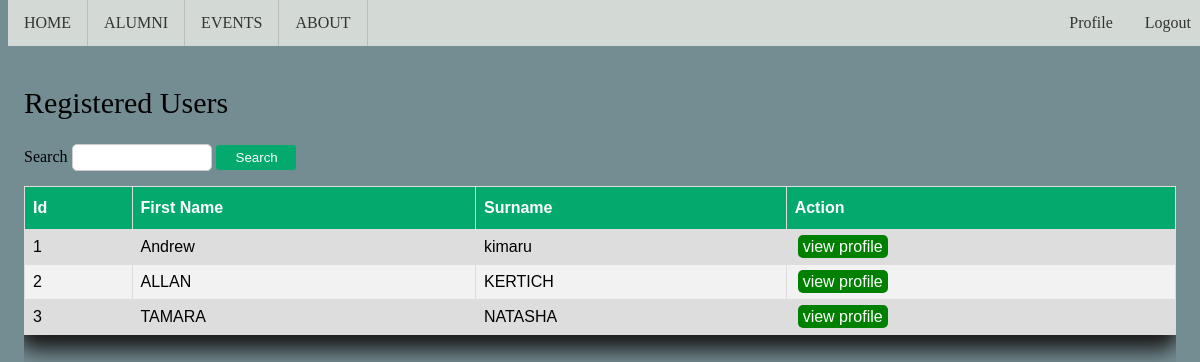
/alumni (signed in), run on an earlier commit of the app's database.
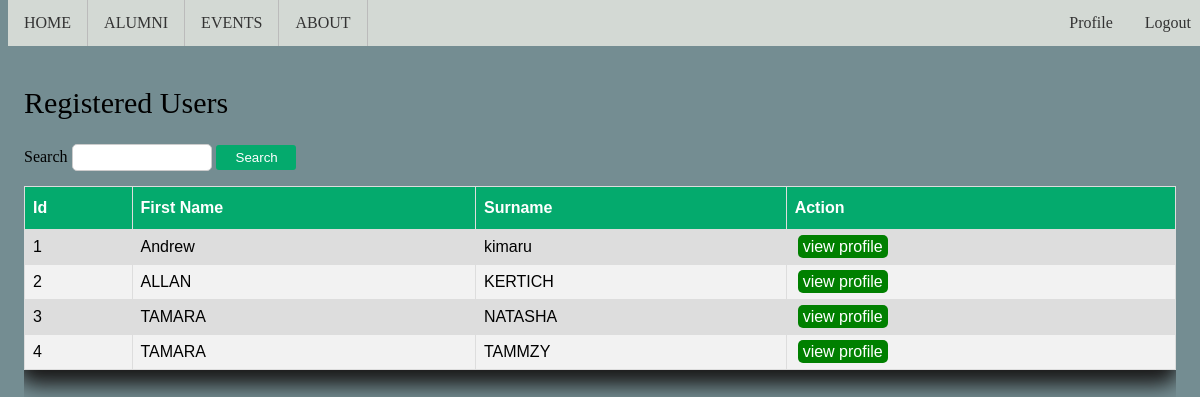
And on a later commit of the database.
### tables this page shows
CREATE TABLE users (id INTEGER PRIMARY KEY AUTOINCREMENT, firstname TEXT, surname TEXT, email TEXT, password TEXT);

### app.py (the view)
@app.route('/alumni')
def show_users():
    if session.get("email"):
        conn = connect_db()
        users = conn.execute('SELECT * FROM users').fetchall()
        conn.close()
        return render_template('alumni.html', users=users)
    return render_template('login.html')

### db.py (called while the page is built)
def connect_db():
    conn = sqlite3.connect('users.db')  # Replace 'users.db' with your desired filename
    conn.execute('CREATE TABLE IF NOT EXISTS users (id INTEGER PRIMARY KEY AUTOINCREMENT, firstname TEXT, surname TEXT, email TEXT, password TEXT)')
    conn.execute('CREATE TABLE IF NOT EXISTS profiles (user_id INTEGER PRIMARY KEY, education TEXT, location  TEXT, bio TEXT, year INTEGER, house TEXT)')
    return conn

### templates/alumni.html (shortened to what this page needs)
{% extends "layout.html" %}
{% block allcontent %}
<div class="container">
    <h1>Registered Users</h1>
    <div class="search_box">
        <form method="post" class="search_box_form" action="{{ url_for('search_user') }}">
            <label for="">Search</label>
            <input type="text" name="name" id="name" >
            <button class="search_button" type="submit">Search</button>
        </form>
    </div>
    <div class="alumni_table_container">
        <table id="customers" class="alumni_table">
            <thead>
                <tr>
                    <th>Id</th>
                    <th>First Name</th>
                    <th>Surname</th>
                    <th>Action</th>
                </tr>
            </thead>
            <tbody>
                {% for user in users %}
                <tr>
                    <td>{{ user[0] }}</td>
                    <td>{{ user[1] }}</td>
                    <td>{{ user[2] }}</td>
                    <td><a href="{{ url_for('prof', email=user[3]) }}" class="view_profile">view profile</a></td>
                </tr>
                {% endfor %}
            </tbody>
        </table>
    </div>
</div>
{% endblock %}

What changed in the data, as far as the page shows it:
added users: id "4", firstname "TAMARA", surname "TAMMZY"
